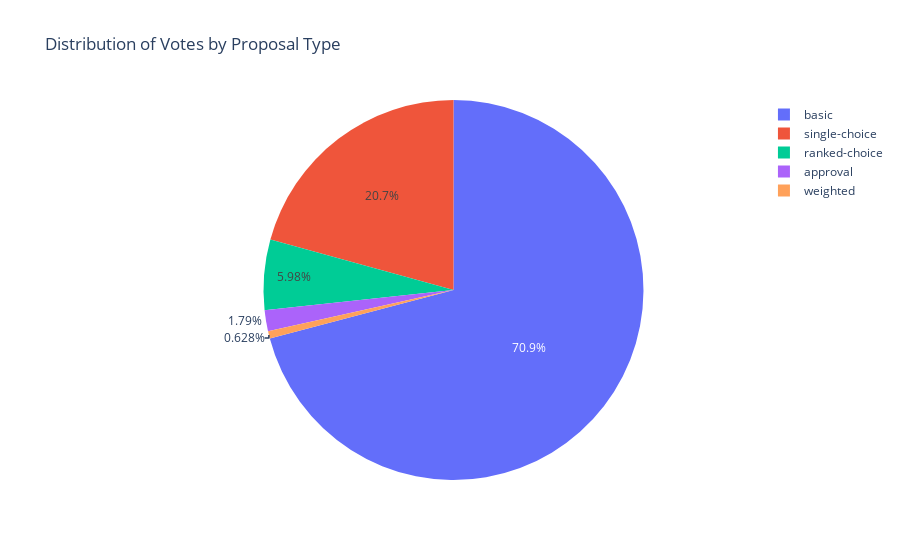

The notebook cell saved with this chart:
### Markdown cell above
## Distribution of votes based on different types.

### Code cell
# Group the data by Proposal_Type and count the number of voters in each type
votes_type_distribution = all_data1.groupby('Proposal_Type')['Vote_ID'].nunique().reset_index()

# Create a pie chart
pie_chart_votes = px.pie(votes_type_distribution, names='Proposal_Type', values='Vote_ID', 
                          title='Distribution of Votes by Proposal Type',
                          labels={'Proposal_Type': 'Proposal Type', 'Vote_ID': 'Number of Votes'})

# Show the pie chart
pie_chart_votes.show()
pie_chart_votes.write_html(r'Graphs\pie-chart-votes.html')

### Figure 1 — Plotly figure (JSON) as saved in the notebook; plotly's stock layout.template omitted (floating-point values rounded to 4 significant figures)
{"data": [{"domain": {"x": [0, 1], "y": [0, 1]}, "hovertemplate": "Proposal Type=%{label}<br>Number of Votes=%{value}<extra></extra>", "labels": ["approval", "basic", "ranked-choice", "single-choice", "weighted"], "legendgroup": "", "name": "", "showlegend": true, "type": "pie", "values": [66725, 2637014, 222479, 770386, 23345]}], "layout": {"legend": {"tracegroupgap": 0}, "title": {"text": "Distribution of Votes by Proposal Type"}}}
